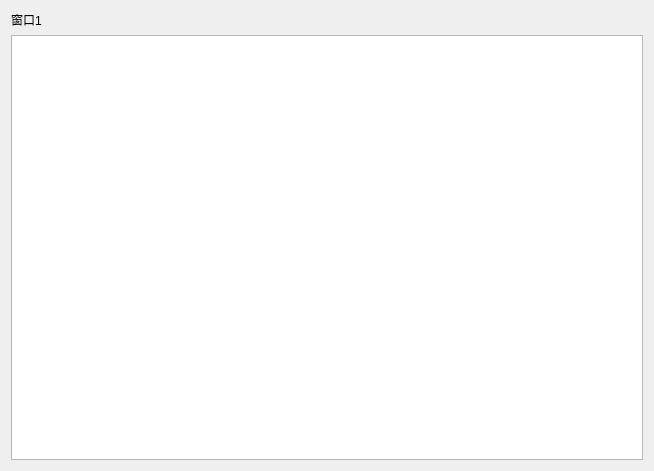
<?xml version="1.0" encoding="UTF-8"?>
<ui version="4.0">
 <class>Dialog</class>
 <widget class="QDialog" name="Dialog">
  <property name="geometry">
   <rect>
    <x>0</x>
    <y>0</y>
    <width>654</width>
    <height>471</height>
   </rect>
  </property>
  <property name="windowTitle">
   <string>Dialog</string>
  </property>
  <layout class="QGridLayout" name="gridLayout_2">
   <item row="0" column="0">
    <layout class="QGridLayout" name="gridLayout">
     <item row="0" column="0">
      <widget class="QLabel" name="label">
       <property name="text">
        <string>窗口1</string>
       </property>
      </widget>
     </item>
     <item row="1" column="0">
      <widget class="QPlainTextEdit" name="plainTextEdit"/>
     </item>
    </layout>
   </item>
  </layout>
 </widget>
 <resources/>
 <connections/>
</ui>
